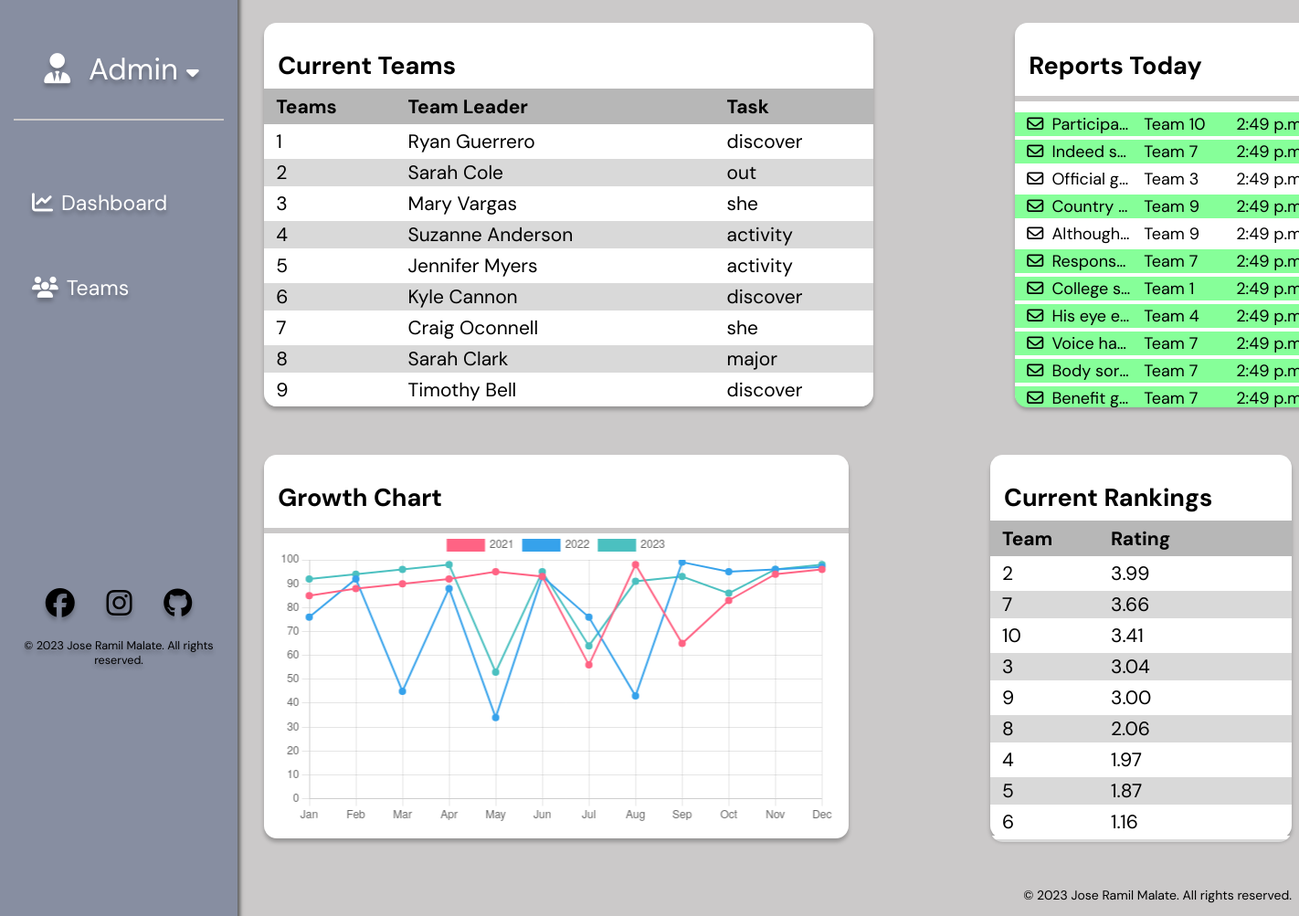
/, run on an earlier commit of the app's database.
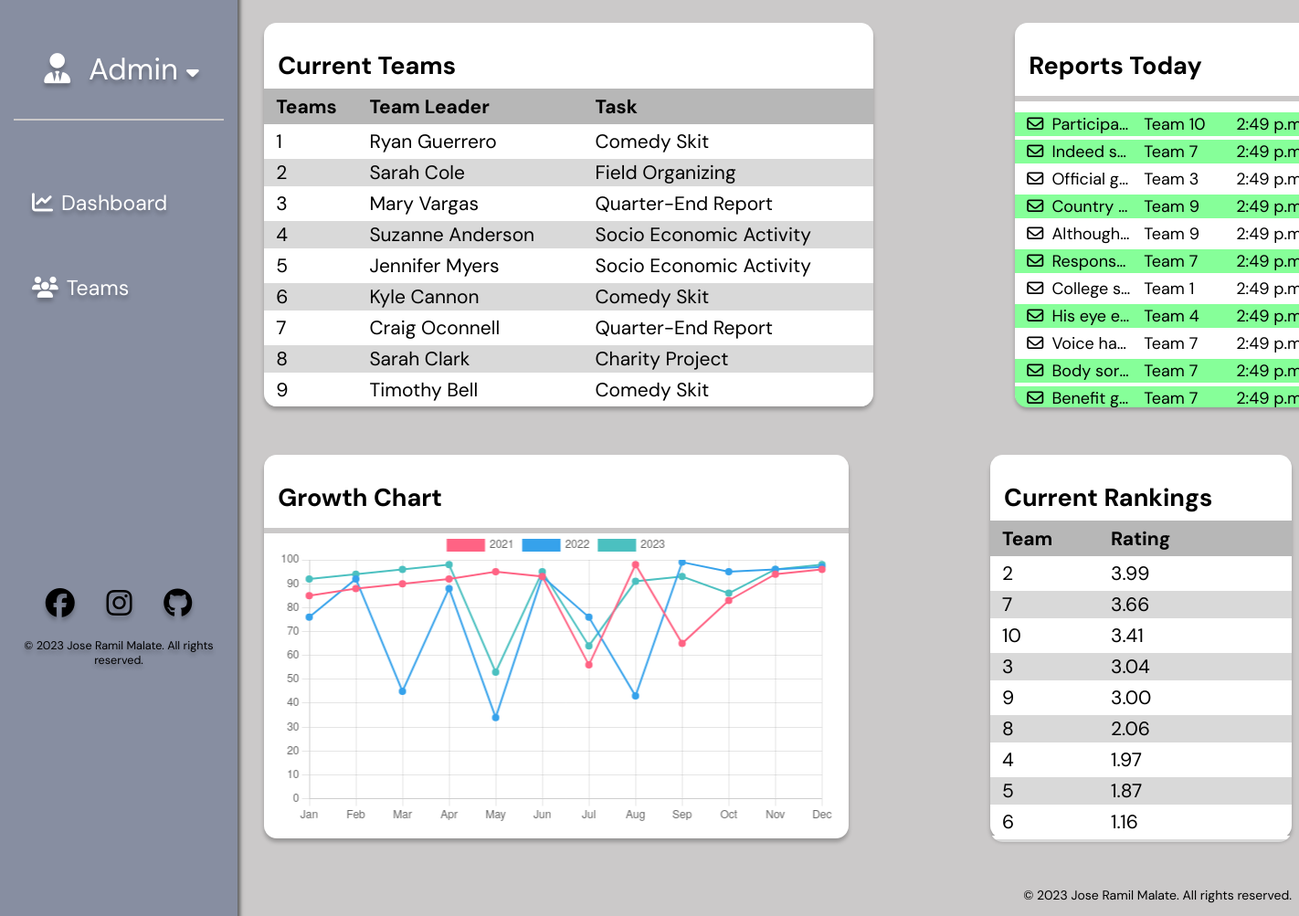
And on a later commit of the database.
### qtb_app/models.py (models this page shows, shortened)
class BaseModel(models.Model):
    created_at = models.DateTimeField(auto_now_add=True, db_index=True,)
    updated_at = models.DateTimeField(auto_now=True)
    objects = models.Manager()
    class Meta:
        abstract = True

class Team(BaseModel):
    team_leader = models.ForeignKey(Employee, null=True, blank=True, on_delete=models.CASCADE)
    performance_rating = models.DecimalField(max_digits=5, decimal_places=2)
    compatibility_rating = models.DecimalField(max_digits=5, decimal_places=2)
    task = models.ForeignKey(Task, null=True, blank=True, on_delete=models.CASCADE)

class Employee(BaseModel):
    name = models.CharField(max_length=100)
    age = models.IntegerField()
    email = models.EmailField(max_length=100)
    phone_num = PhoneField(blank=True)
    team_id = models.ForeignKey('Team', null=True, blank=True, on_delete=models.CASCADE)

class Task(BaseModel):
    name = models.CharField(max_length=100)
    description = models.TextField()

class Report(BaseModel):
    team = models.ForeignKey(Team, on_delete=models.CASCADE)
    sender = models.ForeignKey(Employee, on_delete=models.CASCADE)
    content = models.TextField()
    is_read = models.BooleanField()
    time = models.TimeField(auto_now_add=True)

class Leaderboard(BaseModel):
    team = models.ForeignKey(Team, on_delete=models.CASCADE)
    rank = models.IntegerField()
    year = models.IntegerField(db_index=True)

### qtb_app/views.py (the view)
# urls.py: path('', views.view_items, name='dashboard'),
def view_items(request):
    employees = Employee.objects.all()
    teams = Team.objects.all()
    tasks = Task.objects.all()
    reports = Report.objects.all()
    leaderboards = Leaderboard.objects.all().order_by('rank')
    context = {
        'employees': employees,
        'tasks': tasks,
        'reports': reports,
        'teams': teams,
        'leaderboards': leaderboards
    }
    return render(request, 'dashboard.html', context)

### qtb_app/templates/dashboard.html (shortened to what this page needs)
{% extends 'base.html' %}
{% load static %}
{% block content %}
    <div class="group-frame" id="groupFrame">
        {% include 'frames/teams_frame.html' %}
        {% include 'frames/reports_frame.html' %}
    </div>
    <div class="group-frame" id="groupFrame2">
        {% include 'frames/graph_frame.html' %}
        {% include 'frames/rankings_frame.html' %}
    </div>
{% endblock %}

### qtb_app/templates/base.html (shortened to what this page needs)
{% load static %}
<!DOCTYPE html>
<html lang="en">
  <head>
    <link rel="stylesheet" href="{% static '/css/styles.css' %}" />
  </head>
  <body>
    {% include 'includes/admin_sidebar.html' %}
    <main>
        {% block content %}
        {% endblock %}
    </main>
  </body>
  <div class="main">
      {% include 'includes/footer.html' %}
  </div>
</html>

### qtb_app/templates/includes/admin_sidebar.html
<div class="sidebar-wrapper text-shadow">
    <div class="container">
        <div class="user-wrapper">
            <p><i class="fa-solid fa-user-tie user"></i>Admin<i class="fa-solid fa-caret-down caret"></i></p>
            <hr />
        </div>
        <div class="button-wrapper">
            <ul class="no-bullets">
                <li class="page-link"><a href="{% url 'dashboard' %}"><i class="fa-solid fa-chart-line"></i>Dashboard</a></li>
                <li class="page-link"><a href="{% url 'teams-view' %}"><i class="fa-solid fa-users"></i>Teams</a></li>
            </ul>
        </div>
        <div class="column">
            <div class="icon-wrapper">
                <a href="https://www.facebook.com/malatejramil/">
                    <i class="fa-brands fa-facebook fa-2xl"></i>
                </a>
                <a href="https://www.instagram.com/joseramilm/">
                    <i class="fa-brands fa-instagram fa-2xl"></i>
                </a>
                <a href="https://www.github.com/jramilm/">
                    <i class="fa-brands fa-github fa-2xl"></i>
                </a>
            </div>
            {% include 'includes/footer.html' %}
        </div>
    </div>
</div>

### qtb_app/templates/includes/footer.html
<footer class="footer">
    <div class="footer-container">
        <p>&copy; 2023 Jose Ramil Malate. All rights reserved.</p>
    </div>
</footer>

### qtb_app/templates/frames/teams_frame.html
<div class="frame-1">
    <div class="table-title">
        <p>Current Teams</p>
    </div>
    <div class="table-container scrollable">
        <table class="team-table">
            <thead>
                <tr>
                    <th>Teams</th>
                    <th>Team Leader</th>
                    <th>Task</th>
                </tr>
            </thead>
            <tbody>
            {% for team in teams %}
                <tr>
                    <td>{{ team.id }}</td>
                    <td>{{ team.team_leader.name }}</td>
                    <td>{{ team.task.name }}</td>
                </tr>
            {% endfor %}
            </tbody>
        </table>
    </div>
</div>

### qtb_app/templates/frames/reports_frame.html
<div class="frame-2">
    <div class="table-title">
        <p>Reports Today</p>
    </div>
    <hr />
    <div class="table2-container scrollable">
        <table class="reports-table">
            {% for report in reports %}
            <tr class="{{ report.is_read|yesno:'read,unread' }}" onclick="displayReport(this)" data-report-id="{{ report.id }}" id="report_{{ report.id }}">
                <td><i class="fa-regular fa-envelope"></i></td>
                <td class="desc">{{ report.content }}</td>
                <td>Team {{ report.team.id }}</td>
                <td>{{ report.time }}</td>
            </tr>
            {% endfor %}
        </table>
    </div>
</div>

### qtb_app/templates/frames/graph_frame.html (shortened to what this page needs)
<div class="frame-1">
    <div class="table-title">
        <p>Growth Chart</p>
    </div>
    <div class="graph-container">
        <canvas id="performanceChart" width="auto" height="auto"></canvas>
    </div>
</div>

### qtb_app/templates/frames/rankings_frame.html
<div class="frame-2">
    <div class="table-title">
        <p>Current Rankings</p>
    </div>
    <div class="table3-container scrollable">
        <table class="team-table">
            <thead>
                <tr>
                    <th>Team</th>
                    <th>Rating</th>
                    <th></th>
                </tr>
            </thead>
            <tbody class="no-hover">
            {% for rank in leaderboards %}
                <tr>
                    <td style="width: 105px;">{{ rank.team.id }}</td>
                    <td>{{ rank.team.performance_rating }}</td>
                    <td></td>
                </tr>
            {% endfor %}
            </tbody>
        </table>
    </div>
</div>

### qtb_app/static/css/styles.css (style rules this page uses)
:root { --ocean: #878EA1; --gray: #A9A9A9; --soft_gray: #CBC9C9; --light_green: #86FF99; --light_shadow: rgb(0, 0, 0, 25%); --active_color: #D9D9D9; --dark_gray: #787878; --white_overlay: #F5EEEE; --peach: #FFF3B6; }
* { font-family: 'DM Sans', sans-serif; }
body { background-color: var(--soft_gray); }
table { border-collapse: collapse; overflow: scroll; }
.frame-1 { width: 667px; height: 420px; border-radius: 14px; background-color: white; box-shadow: 0 4px 4px 0 var(--light_shadow); position: relative; }
.scrollable { position: relative; overflow: auto; }
.table-container { width: 667px; height: 348px; border-radius: 0 0 14px 14px; }
.table-title { font-weight: 700; text-align: left; height: 62px; margin-top: -17px; }
.team-table { width: 100%; text-align: left; }
.table-title > p { position: relative; top: 30%; left: 15px; font-size: 27px; }
thead { height: 41px; background-color: #B7B7B7; position: sticky; top: 0; }
.reports-table th, .reports-table td, .team-table th, .team-table td { padding-left: 13px; text-align: left; font-size: 21px; }
tbody tr { border-bottom: 4px solid white; border-top: 4px solid white; }
.team-table tbody tr:nth-child(even) { background-color: var(--active_color); }
.frame-2 { width: 330px; height: 420px; border-radius: 14px; background-color: white; box-shadow: 0 4px 4px 0 var(--light_shadow); }
.frame-2 hr, .frame-1 hr { border: 3px solid var(--soft_gray); margin-left: 0; margin-right: 0; }
.reports-table { text-align: center; width: 100%; table-layout: fixed; }
.reports-table td { width: 13px; font-size: 18px; }
.reports-table td+td { width: 86px; }
.desc { overflow: hidden; text-overflow: ellipsis; max-width: 93px; white-space: nowrap; }
.table2-container { width: 330px; height: 327px; border-radius: 0 0 14px 14px; }
.table3-container { width: 330px; height: 352px; border-radius: 0 0 14px 14px; }
.unread { background-color: var(--light_green); }
.no-hover { pointer-events: none; }
.graph-container { width: 609px; height: 322px; position: absolute; top: 58%; left: 50%; transform: translate(-50%, -50%) }
.sidebar-wrapper { width: 260px; height: 104%; background-color: var(--ocean); box-shadow: 3px 1px 4px 0 #606060; position: fixed; z-index: 1; top: -28px; left: 0; }
.container { width: 230px; height: 438px; position: relative; left: 15px; top: 49px; }
.user-wrapper { position: relative; color: white; text-align: center; font-size: 33px; margin-bottom: 60px; }
.no-bullets { list-style-type: none; padding: 0; margin: 0; }
.page-link { margin-bottom: 33px; font-size: 23px; padding-left: 20px; padding-top: 15px; padding-bottom: 15px; border-radius: 15px; transition: background-color 0.2s; }
a:link { text-decoration: none; }
.page-link>a { color: white; }
.text-shadow { text-shadow: 0 4px 4px var(--light_shadow); }
.button-wrapper i { margin-right: 9px; }
hr { border: 1px solid var(--soft_gray); }
.caret { margin-left: 9px; font-size: 22px; }
.user { margin-right: 20px; }
.icon-wrapper { width: 230px; bottom: 24px; display: flex; justify-content: space-evenly; }
.icon-wrapper a:link, .icon-wrapper a:visited { color: black; background-color: transparent; }
.group-frame { margin-left: 20%; display: flex; gap: 155px; margin-top: 25px; margin-bottom: 53px; }
p > i { margin-left: 6px; }
.column { display: flex; flex-direction: column; position: relative; top: 62%; }
.column p { font-size: 12.6px; text-align: center; margin-top: 28px; }
.main footer { font-size: 14px; position: relative; left: 0%; text-align: right; }

What changed in the data, as far as the page shows it:
changed through a linked row, Team "Ryan Guerrero": task.name "discover" → "Comedy Skit"
changed through a linked row, Team "Sarah Cole": task.name "out" → "Field Organizing"
changed through a linked row, Team "Mary Vargas": task.name "she" → "Quarter-End Report"
changed through a linked row, Team "Suzanne Anderson": task.name "activity" → "Socio Economic Activity"
changed through a linked row, Team "Jennifer Myers": task.name "activity" → "Socio Economic Activity"
changed through a linked row, Team "Kyle Cannon": task.name "discover" → "Comedy Skit"
changed through a linked row, Team "Craig Oconnell": task.name "she" → "Quarter-End Report"
changed through a linked row, Team "Sarah Clark": task.name "major" → "Charity Project"
changed through a linked row, Team "Timothy Bell": task.name "discover" → "Comedy Skit"
changed Report "College s…": is_read False → True (drawn)
changed Report "Voice ha…": is_read False → True (drawn)
